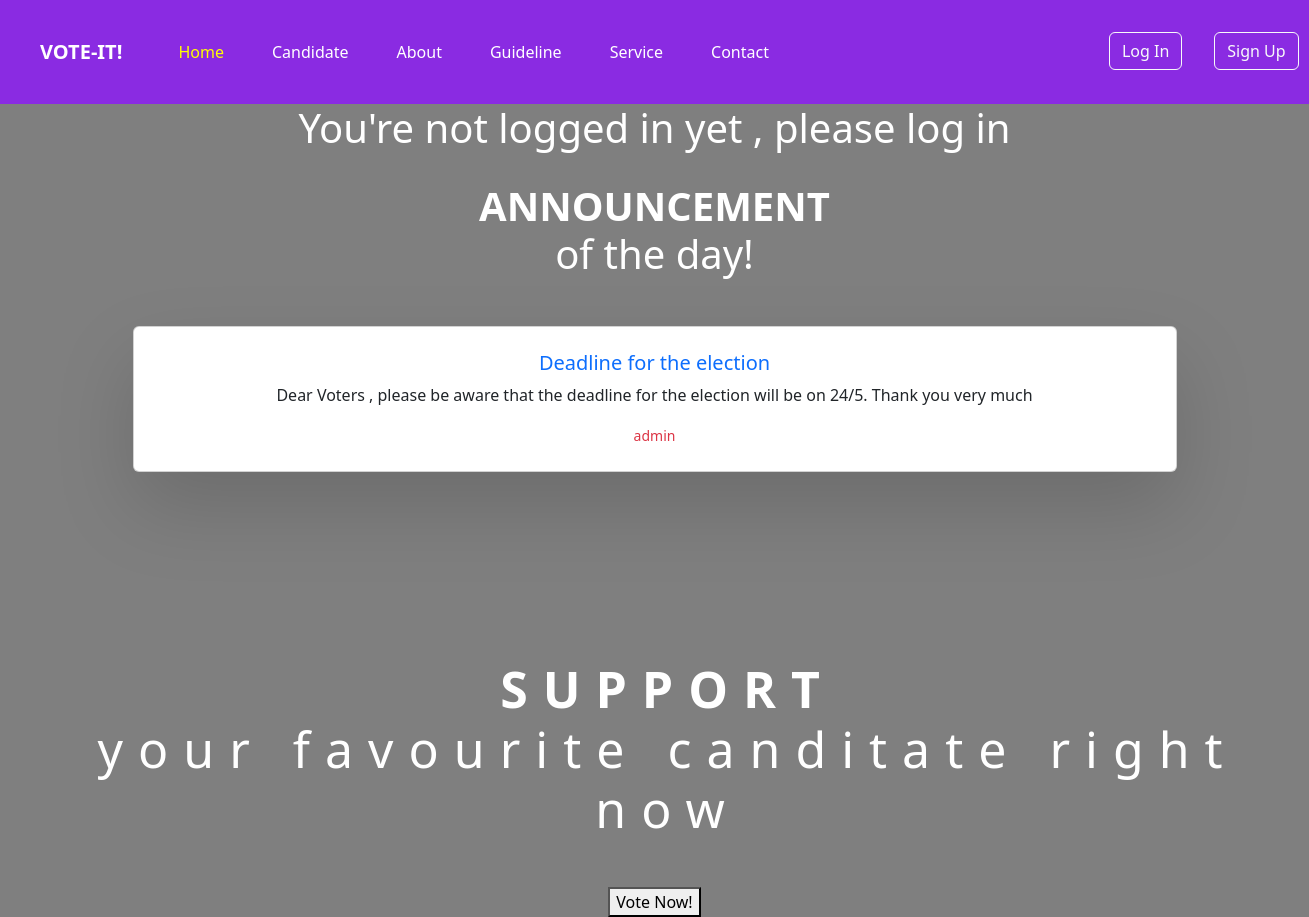
Page /home on the earlier database version.
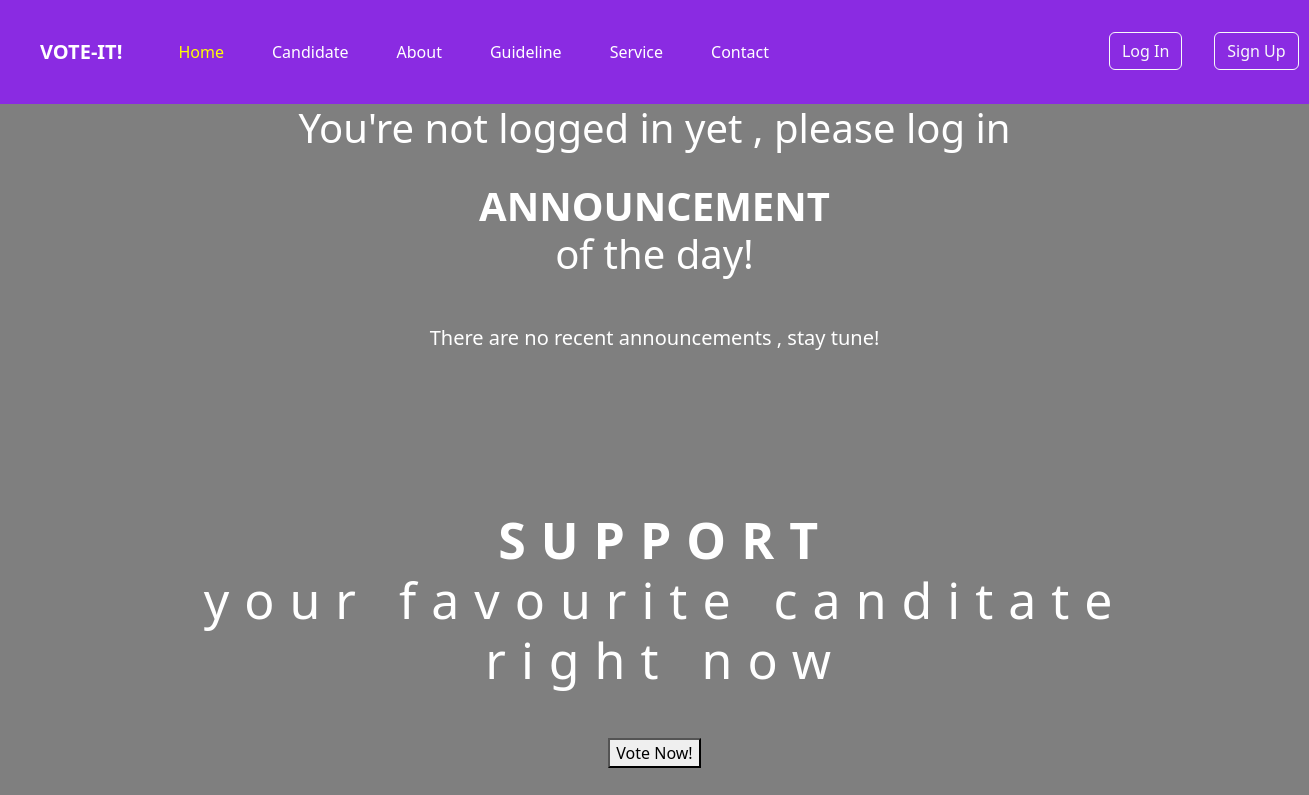
Same page on the later database version.
### application/models.py (models this page shows, shortened)
class Announcement(db.Model , UserMixin):
       id = db.Column(db.Integer , primary_key = True)
       titles = db.Column(db.String(500) , unique = True , nullable = False)
       createdAt = db.Column(db.DateTime(timezone=True) , server_default=func.now())
       description = db.Column(db.Text, nullable = False)
       user_id = db.Column(db.Integer , db.ForeignKey('user.id') , nullable = False)

### application/routes.py (the view)
@app.route('/')
@app.route('/home')
def home():
    announcements = Announcement.query.all()
    return render_template('home.html' , announcements = announcements )

### application/templates/home.html (shortened to what this page needs)
<!DOCTYPE html>
<html lang="en">
<head>
    <link rel="stylesheet" href="../static/styles.css" >
    <link href="https://cdn.jsdelivr.net/npm/bootstrap@5.2.3/dist/css/bootstrap.min.css" rel="stylesheet">
</head>
<body class="home-pageWallpaper">
    <nav id="navbarBackground" class="navbar navbar-expand-lg ">
        <div class="container-fluid p-4">
          <a id="title" class="navbar-brand px-3" href="#">VOTE-IT!</a>
            <div class="collapse navbar-collapse "  id="navbarSupportedContent">
                <ul  class="navbar-nav me-auto mb-2 mb-lg-0 ">
                    <li id="navSections" class="nav-item px-3">
                        <a style="color: yellow;" id="Navlink" class="nav-link active" href="{{url_for('home')}}">Home</a>
                      </li>
                      <li id="navSections" class="nav-item px-3">
                        <a  id="Navlink" class="nav-link" href="{{url_for('candidates')}}">Candidate</a>
                      </li>
                      <li id="navSections" class="nav-item px-3">
                        <a  id="Navlink" class="nav-link" href="{{url_for('about')}}">About</a>
                      </li>
                      <li id="navSections" class="nav-item px-3 ">
                        <a  id="Navlink" class="nav-link" href="{{url_for('guidelines')}}" role="button" >
                          Guideline
                        </a>
                      </li>
                       <li id="navSections" class="nav-item px-3">
                        <a id="Navlink" class="nav-link" href="{{url_for('service')}}">Service</a>
                      </li>
                      <li id="navSections" class="nav-item px-3">
                        <a  id="Navlink" class="nav-link" href="{{url_for('contact')}}">Contact</a>
                      </li>
                      {% if current_user.is_authenticated %}
                      <li id="navSections" class="nav-item px-3">
                         <button id="CurrentUserProfile" type="button" class="btn btn-primary" data-bs-toggle="modal" data-bs-target="#exampleModal">
                          {{ current_user.username }}
                         </button>
                  <div class="modal fade" id="exampleModal" tabindex="-1" aria-labelledby="exampleModalLabel" aria-hidden="true">
                   <div class="modal-dialog">
                     <div class="modal-content">
                       <div class="modal-header">
                          <h1 class="modal-title fs-5" id="exampleModalLabel">User Profile</h1>
                            <button type="button" class="btn-close" data-bs-dismiss="modal" aria-label="Close"></button>
                               </div>
                                  <div class="modal-body">
                                     <p>Username :   {{ current_user.username }}</p>
                                     <p> Email : {{ current_user.email }}</p>
                                     <p>Role : <a class="text-success" style="text-decoration: none;">Student</a> </p>
                                  </div>
                                  <div class="modal-footer">
                                       <a href="{{url_for('profile')}}"><button type="button" class="btn btn-secondary" data-bs-dismiss="modal">View Profile</button></a>
                                      <a href="{{url_for('logout')}}"> <button type="button" class="btn btn-primary">Logout</button></a>
                                  </div>
                             </div>
                          </div>
                      </div>
                      </li>
                      {% else %}
                      <li id="navSections" class="nav-item px-3">
                          <a href="{{url_for('login')}}"><button class="btn btn-outline-light" style="position: relative; left: 300px; ">Log In</button></a>
                      </li>
                      <li id="navSections" class="nav-item px-3">
                          <a href="{{url_for('register')}}"><button class="btn btn-outline-light" style="position: relative; left: 300px; ">Sign Up</button></a>
                      </li>
                      {% endif %}
                    </ul>
            </div>
        </div>
    </nav>
   <div class="container">
    <div class="text-center">
      {% if current_user.is_authenticated %}
        <h1 class="text-white p-4"> Hello {{ current_user.username }}</h1>
      {% else %}
        <h1 class="text-white">You're not logged in yet , please log in</h1>
      {% endif %}
        <h1 class="announcement text-white text-center"><b>ANNOUNCEMENT</b><br>of the day!</h1>
        {% if announcements %}
        {% for announcement in announcements %}
        <div class="container  p-5">
          <div class="row">
          <div class="card text-dark mb-2 p-2">
          <div class="card-body">
             <a style="text-decoration: none;" href=""><h5 class="card-title text-center">{{ announcement.titles }}</h5></a>
              <p class="card-text text-center">{{ announcement.description }}</p>
              <p class="card-text text-center"><small class=" text-center text-danger">admin</small></p>
          </div>
          </div>
        </div>
      </div>
        </div>
      {% endfor %}
      {% else %}
      <h5 class="text-center text-white p-5">There are no recent announcements , stay tune!</h5>
      {% endif %}
    </div>
    <div>
        <h1 class="vote text-white text-center mb-5"><b>SUPPORT</b><br>your favourite canditate right now</h1>
        <div class="text-center">
        <a href="{{url_for('candidates')}}"><button >Vote Now!</button></a>
      </div>
    </div>
</div>
</body>
</html>

### application/static/styles.css (style rules this page uses)
#title { font-weight: 700; color: white; }
#navbarBackground { background-color: blueviolet; }
#Navlink { color: white; transition: 0.7s; }
.home-pageWallpaper { background: linear-gradient(to top, rgba(0,0,0,0.5)50%,rgba(0,0,0,0.5)50%), url(https://www.mmu.edu.my/wp-content/uploads/2022/12/1280_720_2.jpeg); background-size: cover; }
.announcement { padding-top: 2%; height: auto; margin: auto; text-align: center; }
.vote { font-size: 50px; padding-left: 2%; margin-top: 10%; letter-spacing: 15px; }

Differences in the rows shown:
removed Announcement: titles "Deadline for the election", description "Dear Voters , please be aware that the deadline for the election will be on 24/5. Thank you very much"
Other differences:
text now shown: "There are no recent announcements , stay tune!"
